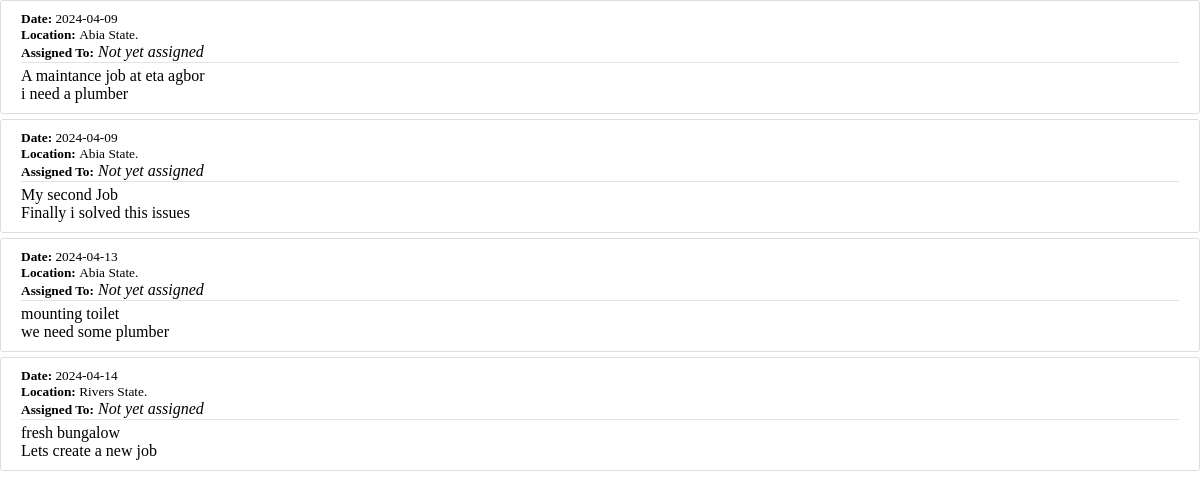
Page /clients/assigned_plumber (signed in) on the earlier database version.
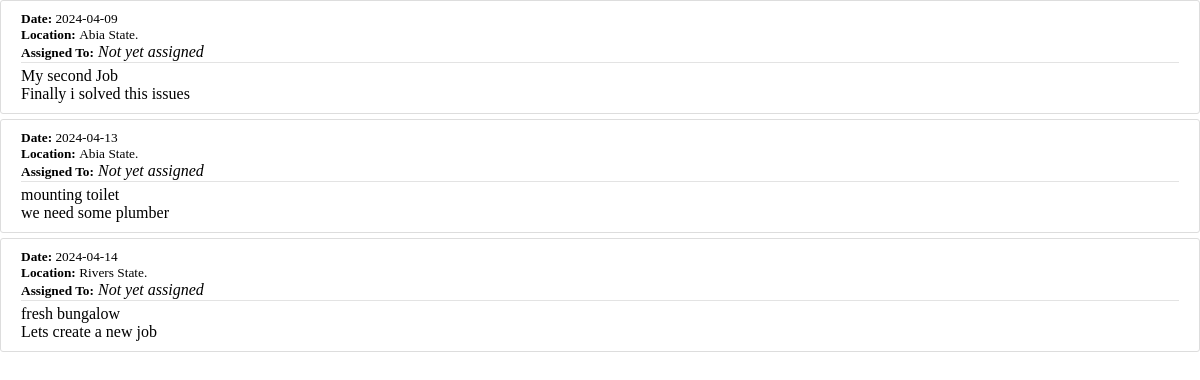
Same page on the later database version.
### model/base.py (models this page shows, shortened)
class Job(Base):
    __tablename__ = 'jobs'
    id = Column(Integer, primary_key=True)
    job_title = Column(String(50), nullable=False)
    job_description = Column(String(100), nullable=False)
    completed = Column(Boolean, default=False)
    content = Column(String(1000), nullable=False)
    date_posted = Column(DateTime, nullable=False, default=datetime.utcnow)
    location = Column(String(100), nullable=False)
    client_id = Column(Integer, ForeignKey('clients.id'))

### model/clients/routes.py (the view)
@client_s.route("/assigned_plumber", methods=['POST', 'GET'])
def assigned_plumber():
    posted_jobs = Job.query.filter_by(client_id=current_user.id).all()
    assigned_plumbers = {}
    for job in posted_jobs:
        plumbers = (
            db.session.query(Plumber)
            .join(JobPlumber, JobPlumber.plumber_id == Plumber.id)
            .filter(JobPlumber.job_id == job.id, JobPlumber.is_assigned == True)
            .all()
        )
        assigned_plumbers[job] = plumbers
    return render_template('assigned_jobs.html', title='Assigned Plumbers', assigned_plumbers=assigned_plumbers)

### model/__init__.py (called while the page is built)
@login_manager.user_loader
def load_user(user_id):
    x = Plumber.query.get(str(user_id))
    if x == None:
        x = Client.query.get(str(user_id))
    return x

### model/clients/templates/assigned_jobs.html
<link rel="stylesheet" type="text/css" href="{{ url_for('client_s.static', filename='main.css') }}">
{% for job, assigned_plumbers_list in assigned_plumbers.items() %}
<article class="media content-section">
  <div class="media-body">
    <div class="article-metadata">
      <small class="text-muted"><strong>Date: </strong>{{ job.date_posted.strftime('%Y-%m-%d') }}</small>
      <div class="mt-2">
        <small class="text-muted"><strong>Location: </strong>{{ job.location }} State.</small>
      </div>
      <div class="mt-2">
        <small class="text-muted"><strong>Assigned To:</strong></small>
        {% if assigned_plumbers_list %}  {% for plumber in assigned_plumbers_list %}
            <span>{{ plumber.username }}</span>  {% if not loop.last %} , {% endif %}
          {% endfor %}
        {% else %}
          <em>Not yet assigned</em>
        {% endif %}
      </div>
    </div>
    <p class="article-content">{{ job.job_description }}</p>
    <p class="article-content">{{ job.content }}</p>
  </div>
</article>
{% endfor %}

Differences in the rows shown:
removed Job: date_posted "2024-04-09", location "Abia", job_description "A maintance job at eta agbor", content "i need a plumber"
